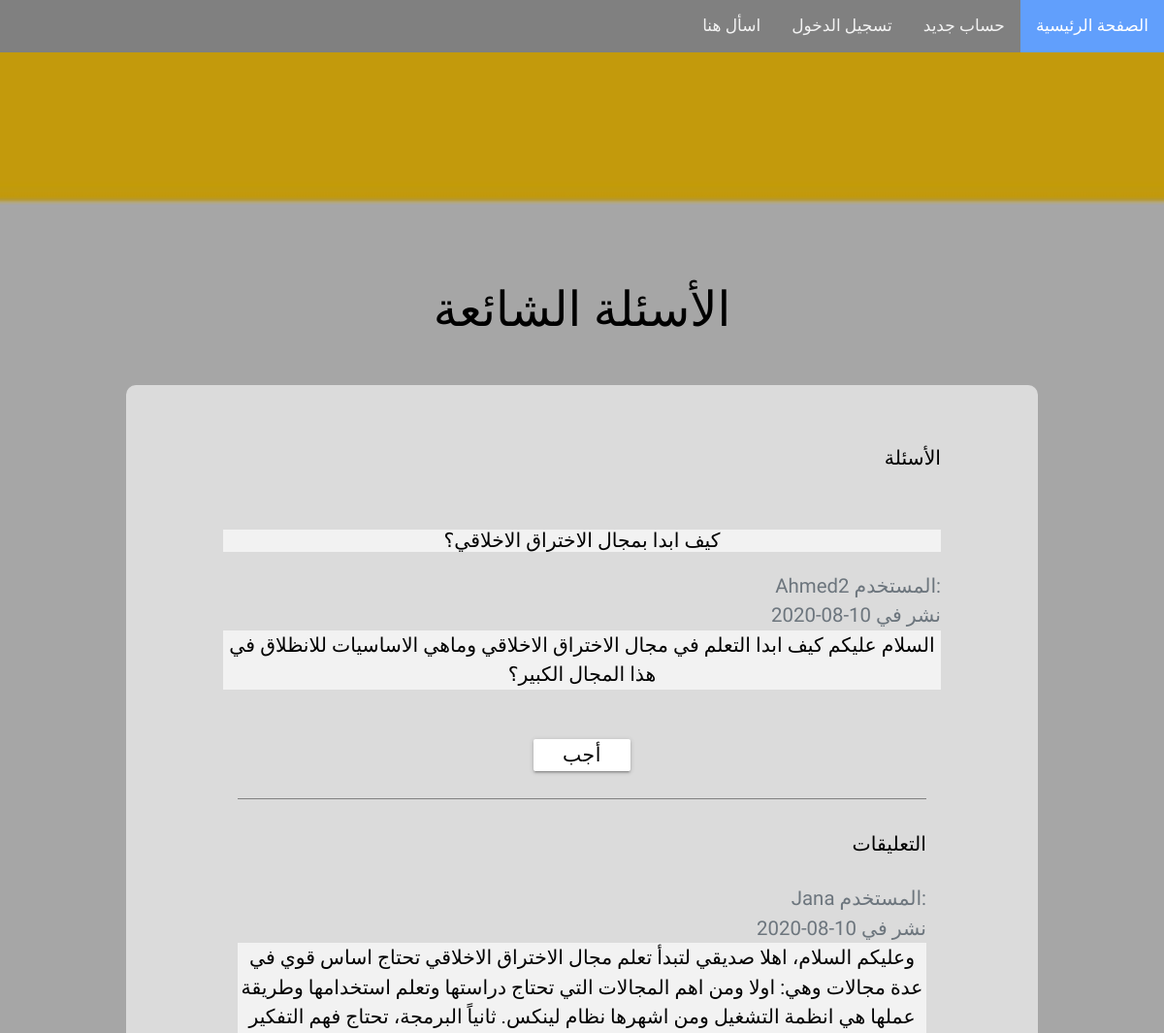
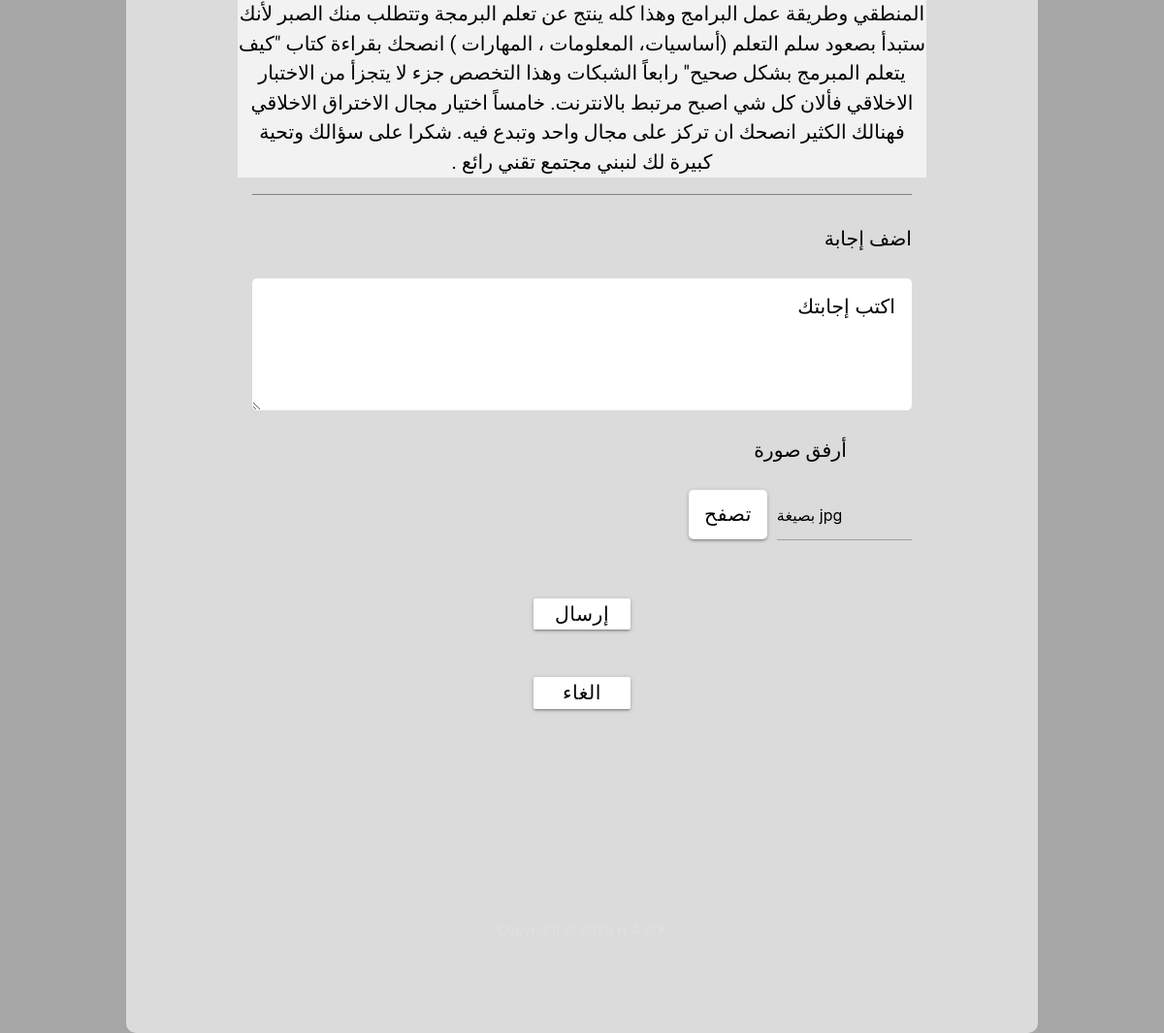
The app's page /answer with its own data (2 pictures, top to bottom).
### blog/models.py (models this page shows, shortened)
class post(models.Model):
    title= models.CharField(max_length=100)
    text1= models.TextField(max_length=1000)
    postDate =models.DateTimeField(default=timezone.now , null=True , blank=True)
    phone_number = models.CharField(max_length=11,null=True , blank=True)
    userD= models.ForeignKey(User, on_delete=models.CASCADE) #هذا اذا اليوزر انحذف ينحذف الجدول
    img = models.ImageField(upload_to ='pics' , null=True , blank=True)
    class Meta:
        ordering = ('-postDate',)

class comment(models.Model):
    name = models.CharField(max_length=100)
    text2 = models.TextField(max_length=2000)
    comT =models.DateTimeField(default=timezone.now , null=True , blank=True)
    post = models.ForeignKey(post, on_delete=models.CASCADE, related_name='comments')

### blog/views.py (the view)
# urls.py: path('answer',views.answer,name='ans1'),
def answer(request):
    post1 = post.objects.get()
    com1 = comment.objects.get()
    context = {
        "post1":post1 ,
        "com1" :com1,
    }
    return render(request, 'blog/signup.html',context )

### blog/templates/blog/signup.html (shortened to what this page needs)
{% load static %}
<!DOCTYPE html>
<html>
<head>
    <link rel="stylesheet" href="{% static 'css/bootstrap.min.css' %}">
    <link rel="stylesheet" href="{% static 'css/materialize.min.css' %}">
    <link rel="stylesheet" href="{% static 'css/tooplate.css' %}">
</head>
<body>
<div class="topnav">
  <a class="active" href="{% url 'home' %}">الصفحة الرئيسية</a>
  {% if not request.user.is_authenticated %}
  <a href="{% url 'new1' %}">حساب جديد </a>
  {% endif%}
  {% if not request.user.is_authenticated %}
  <a href="{% url 'log1' %}">تسجيل الدخول </a>
  {% endif%}
  <a href="{% url 'ask1' %}">اسأل هنا</a>
</div>
</body>
</html>
<html lang="en">
<head>
    <link rel="stylesheet" href="css/bootstrap.min.css">
    <link rel="stylesheet" href="css/materialize.min.css">
    <link rel="stylesheet" href="css/tooplate.css">
</head>
<body id="application">
    <div class="container tm-container-max-800">
        <div class="col-12">
            <header class="mt-5 mb-5 text-center">
                <h3>الأسئلة الشائعة</h3>
            </header>
            <form action="" method="post" enctype="multipart/form-data" class="tm-form-white tm-font-big">
                <div class="tm-bg-white tm-form-pad-big">
                    <div class="text-right">
                        <label for="question" class="black-text mb-4 big">الأسئلة</label>
                        <p><h3 dir="rtl" align="right" style="background-color:#f2f2f2;" class="text-center">{{ post1.title }}</h3></p>
                        <span class="text-secondary"> {{post1.userD}} المستخدم:</span>
                        <span class="text-secondary">نشر في {{post1.postDate|date:'d-m-Y'}}</span>
                        <p dir="rtl" align="right" style="background-color:#f2f2f2;" class="text-center">{{ post1.text1}}</p>
                        <div class="text-left mt-5">
                        <button type="submit" class="waves-effect btn-small btn-large-white">أجب</button><br>
                    </div>
                    <div class="col-xl-12">
                        <div class="text-right" style =" border-top: 1px solid gray;"><br>
                         <label for="message" class="black-text mb-4 big"> التعليقات </label></br>
                         <span class="text-secondary"> {{com1.name}} المستخدم:</span>
                         <br>
                         <span class="text-secondary">نشر في {{com1.comT|date:'d-m-Y'}}</span>
                         <p dir="rtl" align="right" style="background-color:#f2f2f2;" class="text-center">{{com1.text2}}</p>
                        </div>
                    <div class="col-xl-12">
                    <div class="text-right" style =" border-top: 1px solid gray;"><br>
                     <label for="message" class="black-text mb-4 big">اضف إجابة</label></br>
                    <P dir="rtl" align="right" >
                        <textarea class="p-3" name="message" id="message" cols="30" rows="3" placeholder="اكتب إجابتك"></textarea>
                       </P>
                    </div>
                    <div class="text-center">
                    <div class="form-group mb-2 col-xl-6 col-lg-6 col-md-6 col-12 pr-0 tm-form-group-2-col tm-form-group-2-col-r">
                        <label for="file" class="black-text mb-4 big">أرفق صورة</label>
                        <div class="file-field input-field">
                            <div class="btn btn-white">
                                <span>تصفح</span>
                            </div>
                            <div class="file-path-wrapper">
                                <input class="file-path validate" name="file" type="text" placeholder="بصيغة jpg">
                            </div>
                        </div>
                    </div> </div>
                        <div class="text-left mt-5">
                        <button type="submit" class="waves-effect btn-small btn-large-white">إرسال</button>
                    </div>
                    <div class="text-left mt-5">
                     <button type="submit" class="waves-effect btn-small btn-large-white">الغاء</button>
                     </div>
                </div>
        </div>
            </form>
            </div>
            <footer class="row tm-mt-big mb-3">
                <div class="col-xl-12">
                    <p class="text-center grey-text text-lighten-2 tm-footer-text-small">
                    </p>
                </div>
            </footer>
    </div>
</body>
</html>

### static/css/tooplate.css (style rules this page uses)
html { font-size: 17px; }
body { font-family: 'El Messiri', sans-serif; color: black; overflow-x: hidden; background-color: #000; }
body { margin: 0; font-family: 'El Messiri', sans-serif; }
.topnav { overflow: hidden; background-color: gray; }
.topnav a { float: right; color: #f2f2f2; text-align: center; padding: 14px 16px; text-decoration: none; font-size: 17px; }
.topnav a.active { background-color: #619ffc; color: white; }
a { color: #FFF; transition: all 0.3s ease; }
.container { width: 100%; }
button { font-family: 'El Messiri', sans-serif; height:20px; width:100px; margin: -20px -50px; position:relative; top:50%; left:50%; }
.row, ul, li:last-child { margin-bottom: 0; }
.tm-container-max-800 { max-width: 800px; }
#application { background-image: url(../img/img1.jpg); background-size: cover; background-repeat: no-repeat; background-position: center top; color: black; }
#application .container { max-width: 1000px; margin-top: 238px; }
.tm-bg-white { background-color: rgba(255, 255, 255, 0.6); border-radius: 10px; }
.tm-form-pad-big { padding: 60px 100px; }
label { color: white; }
textarea, input { color: white; }
textarea { border-color: white; height: 8rem; }
.input-field { margin-top: 0; }
.btn-large-white { background-color: white; color: black; font-size: 1.1rem; }
.tm-form-white textarea, .tm-form-white input, .tm-form-white label { color: black; }
.tm-form-white ::placeholder { color: black; opacity: 1; }
.tm-font-big *, .tm-font-big [type="radio"]:not(:checked) + span, .tm-font-big [type="radio"]:checked + span, .tm-font-big .select-wrapper input.select-dropdown { font-size: 1.2rem; }
.btn-white { background-color: white; color: black; border-radius: 5px; text-transform: capitalize; }
.tm-form-white textarea { background-color: white; border: none; border-radius: 5px; }
.tm-form-group-2-col { max-width: 245px; }
.tm-form-group-2-col-r { margin-right: 0; margin-left: auto; }
.tm-mt-big { margin-top: 220px; }
.tm-footer-text-small { font-size: 0.9rem; }

### Hack/static/css/tooplate.css (style rules this page uses)
html { font-size: 17px; }
body { font-family: 'El Messiri', sans-serif; color: black; overflow-x: hidden; background-color: #000; }
body { margin: 0; font-family: 'El Messiri', sans-serif; }
.topnav { overflow: hidden; background-color: gray; }
.topnav a { float: right; color: #f2f2f2; text-align: center; padding: 14px 16px; text-decoration: none; font-size: 17px; }
.topnav a.active { background-color: #619ffc; color: white; }
a { color: #FFF; transition: all 0.3s ease; }
.container { width: 100%; }
button { font-family: 'El Messiri', sans-serif; height:20px; width:100px; margin: -20px -50px; position:relative; top:50%; left:50%; }
.row, ul, li:last-child { margin-bottom: 0; }
.tm-container-max-800 { max-width: 800px; }
#application { background-image: url(../img/input-bg-08.jpg); background-size: cover; background-repeat: no-repeat; background-position: center top; color: black; }
#application .container { max-width: 1000px; margin-top: 238px; }
.tm-bg-white { background-color: rgba(255, 255, 255, 0.6); border-radius: 10px; }
.tm-form-pad-big { padding: 60px 100px; }
label { color: white; }
textarea, input { color: white; }
textarea { border-color: white; height: 8rem; }
.input-field { margin-top: 0; }
.btn-large-white { background-color: white; color: black; font-size: 1.1rem; }
.tm-form-white textarea, .tm-form-white input, .tm-form-white label { color: black; }
.tm-form-white ::placeholder { color: black; opacity: 1; }
.tm-font-big *, .tm-font-big [type="radio"]:not(:checked) + span, .tm-font-big [type="radio"]:checked + span, .tm-font-big .select-wrapper input.select-dropdown { font-size: 1.2rem; }
.btn-white { background-color: white; color: black; border-radius: 5px; text-transform: capitalize; }
.tm-form-white textarea { background-color: white; border: none; border-radius: 5px; }
.tm-form-group-2-col { max-width: 245px; }
.tm-form-group-2-col-r { margin-right: 0; margin-left: auto; }
.tm-mt-big { margin-top: 220px; }
.tm-footer-text-small { font-size: 0.9rem; }

### records on screen
post: title "كيف ابدا بمجال الاختراق الاخلاقي؟", userD "Ahmed2", postDate "10-08-2020", text1 "السلام عليكم كيف ابدا التعلم في مجال الاختراق الاخلاقي وماهي الاساسيات للانظلاق في هذا المجال الكبير؟"
comment: name "Jana", comT "10-08-2020", text2 "وعليكم السلام، اهلا صديقي لتبدأ تعلم مجال الاختراق الاخلاقي تحتاج اساس قوي في عدة مجالات وهي: اولا ومن اهم المجالات التي تحتاج دراستها وتعلم استخدامها وطريقة عملها هي انظمة التشغيل ومن اشهرها نظام لينكس. ثانياً البرمجة، تحتاج فهم التفكير المنطقي وطريقة عمل البرامج وهذا كله ينتج عن تعلم البرمجة وتتطلب منك الصبر لأنك ستبدأ بصعود سلم التعلم (أساسيات، المعلومات ، المهارات ) انصحك بقراءة كتاب \"كيف يتعلم المبرمج بشكل صحيح\" رابعاً الشبكات وهذا التخصص جزء لا يتجزأ من الاختبار الاخلاقي فألان كل شي اصبح مرتبط بالانترنت. خامساً اختيار مجال الاختراق الاخلاقي فهنالك الكثير انصحك ان تركز على مجال واحد وتبدع فيه. شكرا على سؤالك وتحية كبيرة لك لنبني مجتمع تقني رائع ."
